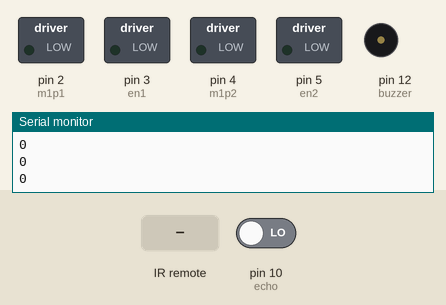
Bench run of a sketch on a simulated Arduino Uno, built with avr-gcc and run on an emulated ATmega328P. On the bench: switched loads named in the sketch (green lamp = pin HIGH), buzzer (waves = sounding, pin HIGH), the last lines printed to the serial monitor. The inputs (shaded band) are chosen by the test bench; at power-on: pin 10 (echo) LOW. Pins used as bus, display or sensor lines are not drawn.

Above: at 1.2 s.
1.3 s: infrared code 0xFF18E7 received
At 1.8 s:
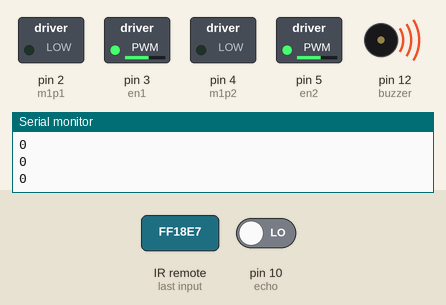
2.8 s: infrared code 0xFF4AB5 received
At 3.1 s:
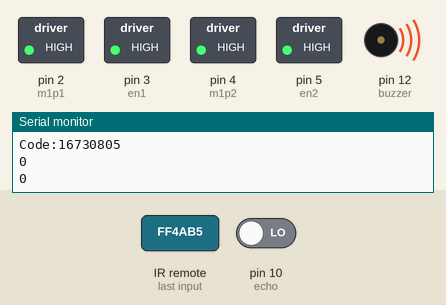
4.3 s: infrared code 0x4AB0F7B7 received
At 5.5 s:
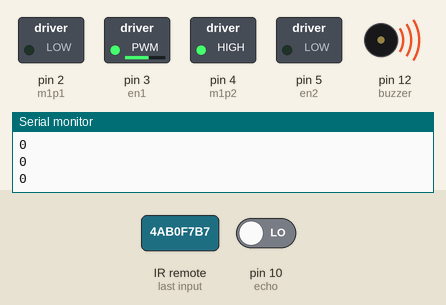
5.8 s: infrared code 0x35EAD815 received
At 6.9 s:
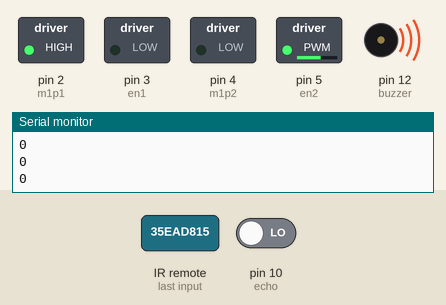
7.3 s: infrared code 0xFF38C7 received
At 8.2 s:
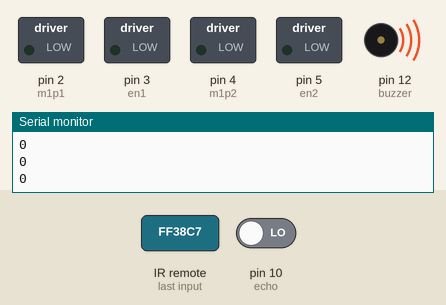
Timing chart, 0 to 9.8 s (numbered marks = the images above; inputs shaded):
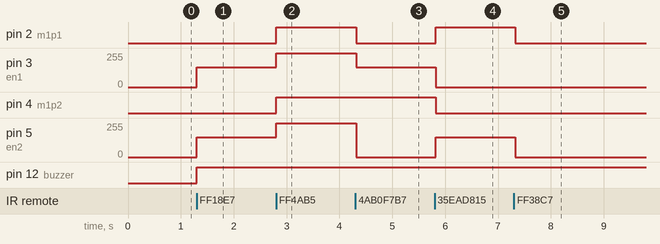

The sketch:

IR_Motor_Control.ino
```cpp
#include <IRremote.h>
char t;
int echo = 10;
int trig= 11;
int en1 =3;
int en2 =5;
int m1p1 =2; //IN1
int m1p2 =4; //IN2
long distance, duration;
int buzzer=12;
int IRpin = 8;
IRrecv irrecv(IRpin);
 decode_results results;

 long UP =16718055;
 long DOWN = 16730805;
 long LEFT =1253111735;
 long RIGHT = 904583189;
 long OK = 16726215;


void setup() {
pinMode(en1,OUTPUT);
pinMode(en2,OUTPUT);
pinMode(m1p1,OUTPUT);
pinMode(m1p2,OUTPUT);
pinMode(echo, INPUT);
pinMode(trig, OUTPUT);
pinMode(buzzer, OUTPUT);
Serial.begin(9600);
 irrecv.enableIRIn();

}

void loop() {
 //**************************REMOTE CODES*****************************
  // NB: THESE WILL DIFFER WITH DIFFERENT REMOTE SETS. YOU WILL PROBABLY HAVE TO MAP THE BUTTONS

  // UP: 16718055
  // DOWN: 16730805
  // LEFT: 1253111735
  // RIGHT: 904583189
  // OK:  16726215

  // 1: 16753245
  //2: 16736925
  //3: 16769565

   //**************************REMOTE CODES END*****************************

//*******************************CALCULATE DISTANCE*******************************//
  digitalWrite(trig, LOW);
  delayMicroseconds(2);
  digitalWrite(trig,HIGH);
  delayMicroseconds(10);
  duration=pulseIn(echo, HIGH, 100000);
  distance=duration/58.2;

 Serial.println(distance);
  //delay(10);

//*******************************CALCULATE DISTANCE END*******************************//

 if(irrecv.decode(&results)){


  //int results.value = results;
  Serial.print("Code:");
  Serial.println(results.value);


  if(results.value == UP){
    //Press Up button. Move forward(all motors rotate in forward direction)

     analogWrite(en1, 150);
  analogWrite(en2, 150);
  digitalWrite(m1p1, LOW);
  digitalWrite(m1p2, LOW); //
    }
    else if(results.value == DOWN) {
   digitalWrite(en1, 150);
  digitalWrite(en2, 150);
  digitalWrite(m1p1,HIGH);
  digitalWrite(m1p2,HIGH);
      }
      else if(results.value == LEFT) {
       analogWrite(en1,150);
  analogWrite(en2,0);
  digitalWrite(m1p1,LOW);
  digitalWrite(m1p2,HIGH);
    }
        else if(results.value == RIGHT) {
      analogWrite(en1,0);
  analogWrite(en2,150);
  digitalWrite(m1p1,HIGH);
  digitalWrite(m1p2,LOW);
    }
        else{
   analogWrite(en1,0);
  analogWrite(en2,0);
  digitalWrite(m1p1,LOW);
  digitalWrite(m1p2,LOW);
    }

    if(distance < 50){    //turn right (left side motors rotate in forward direction, right side motors doesn't rotate)
   digitalWrite(buzzer, HIGH);
}
else
{
  digitalWrite(buzzer, LOW);
}
  irrecv.resume();


 }

}
```

Measured:
- after the input at 1.3 s, pin 3 (en1), pin 5 (en2): 0/255 → 150/255 at once; pin 12 (buzzer): LOW → HIGH at once
- after the input at 2.8 s, pin 2 (m1p1), pin 4 (m1p2): LOW → HIGH at once; pin 3 (en1), pin 5 (en2): 150/255 → 255/255 at once
- after the input at 4.3 s, pin 2 (m1p1): HIGH → LOW at once; pin 3 (en1): 255/255 → 150/255 at once; pin 5 (en2): 255/255 → 0/255 at once
- after the input at 5.8 s, pin 2 (m1p1): LOW → HIGH at once; pin 3 (en1): 150/255 → 0/255 at once; pin 4 (m1p2): HIGH → LOW at once; pin 5 (en2): 0/255 → 150/255 at once
- after the input at 7.3 s, pin 2 (m1p1): HIGH → LOW at once; pin 5 (en2): 150/255 → 0/255 at once
